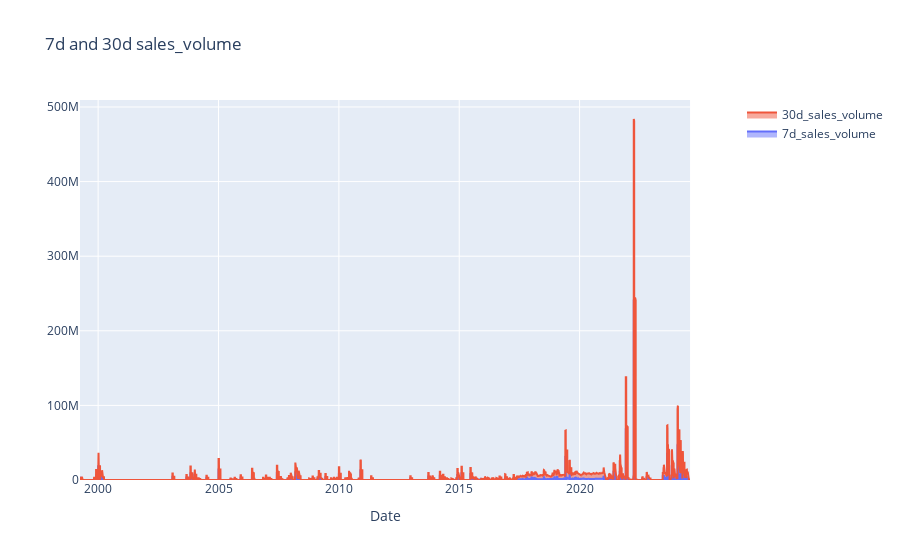

Here is the notebook cell this chart was saved with:
### Code cell
ma_plot = ma_seven_30()

### Figure 1 — Plotly figure (JSON) as saved in the notebook; plotly's stock layout.template omitted (floating-point values rounded to 4 significant figures; data arrays with more than 128 entries replaced by an {"elided": "..."} marker saying what was removed)
{"data": [{"name": "7d_sales_volume", "stackgroup": "one", "type": "scatter", "x": {"elided": "9257 str values"}, "xaxis": "x", "y": {"elided": "9257 float values"}, "yaxis": "y"}, {"name": "30d_sales_volume", "stackgroup": "one", "type": "scatter", "x": {"elided": "9257 str values"}, "xaxis": "x", "y": {"elided": "9257 float values"}, "yaxis": "y"}], "layout": {"title": {"text": "7d and 30d sales_volume"}, "xaxis": {"anchor": "y", "domain": [0, 0.94], "title": {"text": "Date"}}, "yaxis": {"anchor": "x", "domain": [0, 1]}, "yaxis2": {"anchor": "x", "overlaying": "y", "side": "right"}}}
